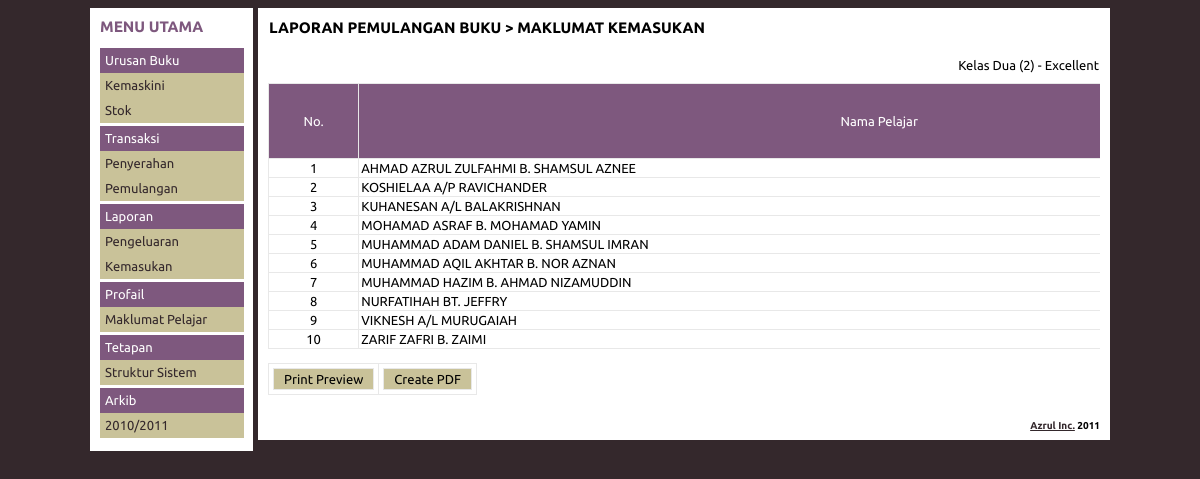
Screenshot of /reports/checkin/classes/2/1 with the database file from the repository.
### tables this page shows
CREATE TABLE IF NOT EXISTS `ispbt_students` (
  `is_students_ind` int(2) NOT NULL auto_increment,
  `is_students_year` int(2) default '0',
  `is_students_class` int(2) default NULL,
  `is_students_name` varchar(255) default NULL,
  `is_students_gender` int(2) default NULL,
  `is_students_race` int(2) default NULL,
  `is_students_religion` int(2) default NULL,
  `is_students_orphan` int(2) default NULL,
  KEY `is_students_ind` (`is_students_ind`)
);

### application/controllers/reports/checkin.php (called while the page is built, shortened)
<?php if ( ! defined('BASEPATH')) exit('No direct script access allowed');
class Checkin extends CI_Controller {
	public function classes($year, $classInd)
	{
		$query = $this->db->query("SELECT * FROM ispbt_students LEFT JOIN ispbt_checkin ON is_students_ind = is_checkin_loaner WHERE is_students_year = '$year' AND is_students_class = $classInd");
		$checkInDetails = $query->result();
		$query = $this->db->query("SELECT * FROM ispbt_books WHERE is_books_year = '$year' ORDER BY is_books_ind");
		$booksDetails = $query->result();
		$query = $this->db->query("SELECT SUM(is_checkin_bookstotal) As bookstotal FROM ispbt_checkin INNER JOIN ispbt_students ON is_checkin_loaner = is_students_ind WHERE is_students_year = '$year' AND is_students_class = $classInd");
		$totalOutEntry = $query->row();
		if ($totalOutEntry->bookstotal == "")
		{
			$totalOutEntry = 0;
		}
		else
		{
			$totalOutEntry = $totalOutEntry->bookstotal;
		}
		$query = $this->db->query("SELECT is_checkin_loaner FROM ispbt_checkin INNER JOIN ispbt_students ON is_checkin_loaner = is_students_ind WHERE is_students_year = '$year' AND is_students_class = '$classInd'");
		$totalLoaner = $query->num_rows();
		$this->load->model('Mod_basedetails');
		$yearTitle = $this->Mod_basedetails->get('year_title', $year);
		$className = $this->Mod_basedetails->get('class_title', $classInd);
		$data = array(
			'yeardigit' => $year,
			'yeartitle' => $yearTitle,
			'classname' => $className,
			'classind' => $classInd,
			'checkindetails' => $checkInDetails,
			'booksdetails' => $booksDetails,
			'totaloutentry' => $totalOutEntry,
			'totalloaner' => $totalLoaner
		);
		$this->load->view('reports/checkin/view_report_class', $data);
	}
}

### index.php (called while the page is built, shortened)
<?php
require_once BASEPATH.'core/CodeIgniter'.EXT;

### application/views/reports/checkin/view_report_class.php (the view, shortened to what this page needs)
<table id="page-header" width="100%">
	<tr>
		<td><h3>LAPORAN PEMULANGAN BUKU > MAKLUMAT KEMASUKAN</h3></td>
		<td align="right"></td>
	</tr>
	<tr>
		<td></td>
		<td align="right"><p>Kelas <?php echo $yeartitle . " (" . $yeardigit . ")" . " - " . $classname; ?></p></td>
	</tr>
</table>
<div id="report-container">
<table border="1" cellpadding="2" width="150%">
<thead>
<td><center>No.</center></td>
<td><center>Nama Pelajar</center></td>
</thead>
<tbody>
<?php
$bil = 1;
foreach($checkindetails as $value)
{
	echo "<tr><td><center>" . $bil . "</center></td><td>" . $value->is_students_name . "</td>";
	echo "
	<td><center>" . $value->is_checkin_bookstotal . "</center></td>
	</tr>
	";
	$bil++;
}
?>
</tbody>
</table>
</div>
<br />
<table>
	<tr>
		<td>
		<form action="<?php echo site_url('reports/checkin/printprev/' . $yeardigit . '/' . $classind); ?>">
		<input type="submit" value="Print Preview" />
		</form>
		</td>
		<td><form action="<?php echo site_url('reports/generatepdf/checkout/' . $yeardigit . '/' . $classind); ?>">
		<input type="submit" value="Create PDF" />
		</form>
		</td>
	</tr>
</table>

### css/style.css (style rules this page uses)
body { background-color: #34282C; font-family: 'Ubuntu', sans-serif, arial; font-size: 13px; }
table { border-collapse: collapse; border: 1px #E8E8E8 solid; }
thead { background-color: #7E587E; color: #FFFFFF; }
tr { border: 1px #E8E8E8 solid; }
td { border: 1px #E8E8E8 solid; }
input[type=submit] { border: 1px solid #E8E8E8; padding: 3px 10px; cursor: pointer; margin: 3px; font-size: 13px; background-color: #C9C299; color: #000000; font-family: 'Ubuntu', sans-serif, arial; }
p { padding: 3px; margin: 0; }
table#page-header { border: none; }
table#page-header tr { border: inherit; }
table#page-header td { border: inherit; }
table#page-header h3 { margin: 0; padding: 10px 0 10px 0; }
table#page-header p { margin: 0; padding: 10px 0 10px 0; }
#report-container { overflow: auto; }

### rows the page displays
ispbt_students: is_students_name "AHMAD AZRUL ZULFAHMI B. SHAMSUL AZNEE"
ispbt_students: is_students_name "KOSHIELAA A/P RAVICHANDER"
ispbt_students: is_students_name "KUHANESAN A/L BALAKRISHNAN"
ispbt_students: is_students_name "MOHAMAD ASRAF B. MOHAMAD YAMIN"
ispbt_students: is_students_name "MUHAMMAD ADAM DANIEL B. SHAMSUL IMRAN"
ispbt_students: is_students_name "MUHAMMAD AQIL AKHTAR B. NOR AZNAN"
ispbt_students: is_students_name "MUHAMMAD HAZIM B. AHMAD NIZAMUDDIN"
ispbt_students: is_students_name "NURFATIHAH BT. JEFFRY"
ispbt_students: is_students_name "VIKNESH A/L MURUGAIAH"
ispbt_students: is_students_name "ZARIF ZAFRI B. ZAIMI"

### other values shown
$yeartitle "Dua"
$yeardigit "2"
$classname "Excellent"
